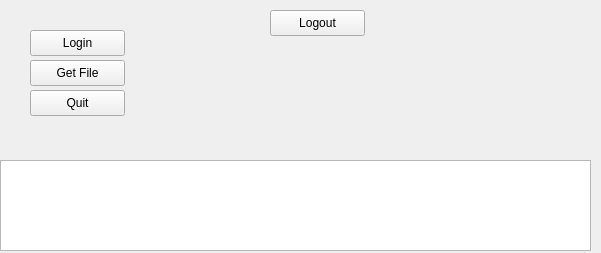
<?xml version="1.0" encoding="UTF-8"?>
<ui version="4.0">
 <class>Form</class>
 <widget class="QWidget" name="Form">
  <property name="geometry">
   <rect>
    <x>0</x>
    <y>0</y>
    <width>601</width>
    <height>253</height>
   </rect>
  </property>
  <property name="windowTitle">
   <string>Cient Application</string>
  </property>
  <widget class="QPushButton" name="loginButton">
   <property name="geometry">
    <rect>
     <x>30</x>
     <y>30</y>
     <width>95</width>
     <height>26</height>
    </rect>
   </property>
   <property name="text">
    <string>Login</string>
   </property>
  </widget>
  <widget class="QPushButton" name="logout_Button">
   <property name="geometry">
    <rect>
     <x>270</x>
     <y>10</y>
     <width>95</width>
     <height>26</height>
    </rect>
   </property>
   <property name="text">
    <string>Logout</string>
   </property>
  </widget>
  <widget class="QPushButton" name="getfile_Button">
   <property name="geometry">
    <rect>
     <x>30</x>
     <y>60</y>
     <width>95</width>
     <height>26</height>
    </rect>
   </property>
   <property name="text">
    <string>Get File</string>
   </property>
  </widget>
  <widget class="QPushButton" name="quit_Button">
   <property name="geometry">
    <rect>
     <x>30</x>
     <y>90</y>
     <width>95</width>
     <height>26</height>
    </rect>
   </property>
   <property name="text">
    <string>Quit</string>
   </property>
  </widget>
  <widget class="QTextEdit" name="status_Text">
   <property name="geometry">
    <rect>
     <x>0</x>
     <y>160</y>
     <width>591</width>
     <height>91</height>
    </rect>
   </property>
  </widget>
 </widget>
 <resources/>
 <connections/>
</ui>
